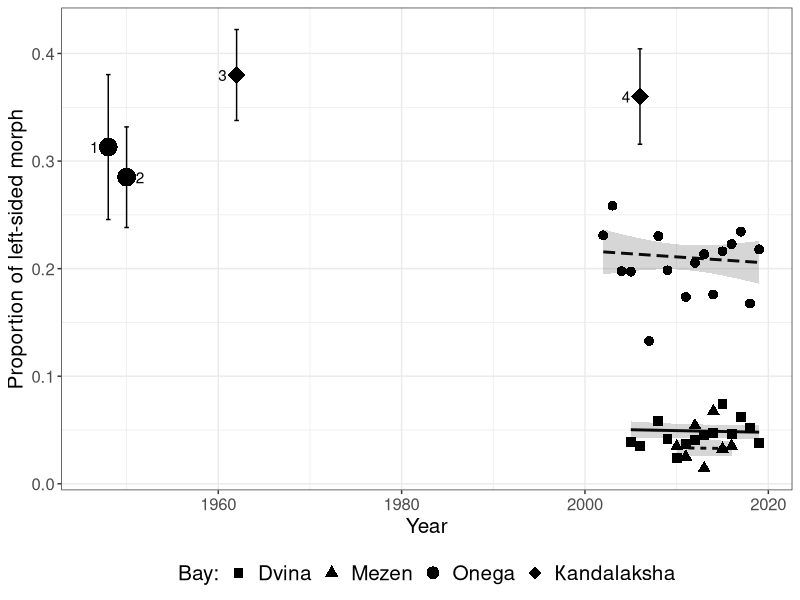
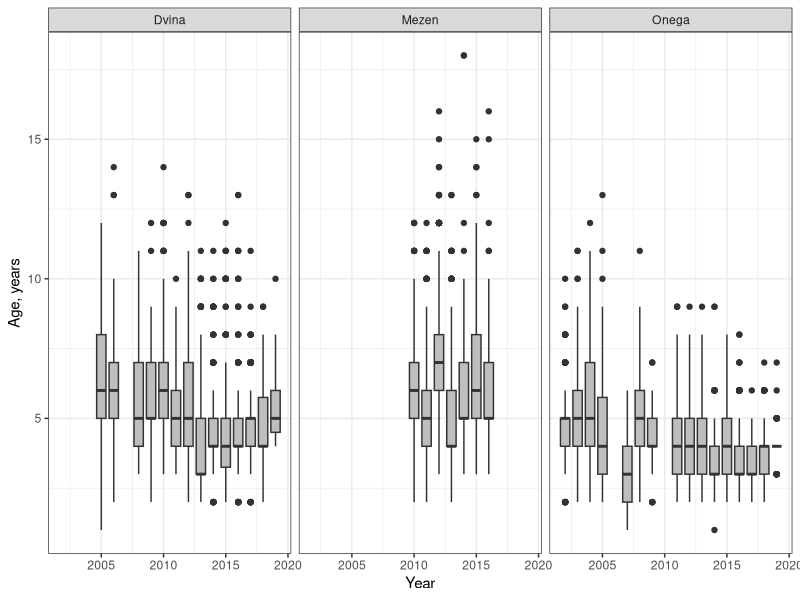

Source code (R) for these figures, in order:
## ---- chunk 1
library(knitr)
opts_chunk$set(echo = FALSE, message = FALSE, warning = FALSE)
                      
## ---- chunk 2
library(dplyr)
library(tidyr)
library(ggplot2)
library(readxl)
library(reshape2)
library(vegan)
library(mgcv)
library(ggrepel)
library(broom)
library(tidyr)

cam <- read_excel("Data/All_length_age_year.xlsx") 
cam_full <- read.table("Data/kambala_long_term_dynamics.csv", sep = ",", header = T, dec = ".")

cam$Orient2 <- ifelse(cam$Orient == "Left", 1, 0)
## ---- chunk 3

left_prop <- cam %>% group_by(Bay, Year) %>% summarise(Left_prop = mean(Orient == "Left"), n = n()) %>% as.data.frame()

year_exclude <- c(2006, 2010)

# left_prop %>% group_by(Bay ) %>% summarise(mean(Left_prop), Sd = sd(Left_prop))

cam <- cam %>% filter(!(Bay == "Onega" &  (Year %in% year_exclude)) )
## ---- chunk 4
cam$Bay <- factor(cam$Bay)

# Mod2 <- gam(Orient2 ~ s(Year, by = Bay) +  Bay, data = cam, family = "binomial")

Mod2 <- glm(Orient2 ~ Year*Bay, data = cam, family = "binomial")

# summary(Mod2)
# drop1(Mod2, test = "Chi")

Mod3 <- glm(Orient2 ~ Year + Bay, data = cam, family = "binomial")



Mod_Dvina <- glm(Orient2 ~ Year, data = cam[cam$Bay == "Dvina", ], family = "binomial")
summary(Mod_Dvina)

Mod_Onega <- glm(Orient2 ~ Year, data = cam[cam$Bay == "Onega", ], family = "binomial")
summary(Mod_Onega)


Mod_Mezen <- glm(Orient2 ~ Year, data = cam[cam$Bay == "Mezen", ], family = "binomial")
summary(Mod_Mezen)



# summary(Mod2)

mydata <- cam %>% group_by(Bay) %>% do(data.frame(Year = seq(min(.$Year), max(.$Year), 1)))


predicted <- predict(Mod3, newdata = mydata, se.fit = T, type = "response")


mydata$Fit = predicted$fit

mydata$SE = predicted$se.fit


left_freq <- cam %>%  group_by(Bay, Year) %>% summarise(Left_prop = mean(Orient2))

historic_data <- data.frame(Bay = c("Onega", "Onega", "Кandalaksha", "Кandalaksha"), Year = c(1950, 1948,  1962, 2006), Left_prop = c(0.285, 0.313,  0.38, 0.36), N = c(358, 182,  507, 450), Source = c(2, 1, 3, 4), shift = c(1.5, rep(-1.5, 3)) )



historic_data$SE <- with(historic_data, sqrt(Left_prop*(1-Left_prop)/N)  ) 


Pl <-
ggplot(mydata, aes(x = Year, y = Fit, group = Bay)) + geom_line(aes(linetype = Bay), size = 1) + 
    geom_ribbon(aes(ymax = Fit + 1.96*SE, ymin = Fit - 1.96*SE), alpha = 0.2) + 
  geom_point(data = left_freq, aes(y = Left_prop, shape = Bay), size = 3, fill = "gray")  + 
  geom_errorbar(data = historic_data, aes(x = Year, y = Left_prop,   ymin = Left_prop - 1.96 * SE, ymax = Left_prop + 1.96 * SE), width = 0.5) + 
  geom_point(data = historic_data, aes(x = Year, y = Left_prop,  shape = Bay), size = 6, fill = "white")+ 
  geom_text(data = historic_data, aes(x = Year + shift, y = Left_prop, label = Source)) +
  labs(x = "Year",  y = "Proportion of left-sided morph", shape = "Bay:") + 
  theme_bw() + 
  scale_shape_manual(values = c(15, 17, 16, 18)) +
  guides(linetype = "none") +
  theme(legend.position = "bottom") +
  guides(shape = guide_legend(override.aes = list(size = c(3, 3, 4, 4) ))) +
  theme(axis.title = element_text(size = 15), legend.text = element_text(size = 15), legend.title = element_text(size = 15), axis.text = element_text(size = 12))


  # ggsave("fig_long-term.tiff", Pl)

Pl

## ---- chunk 5
mod_summary <- tidy(Mod3)

mod_summary[,2:4] <- round (mod_summary[,2:4], 4)

mod_summary[,5] <- round (mod_summary[,5], 4)


kable(mod_summary, col.names = c("Model term", "Parameter", "SE", "Z-statistic", "p-value"), caption = "Table ++. Parameters of model fitted")
## ---- chunk 6

ggplot(cam, aes(x = Year, y = Age, group = Year)) + geom_boxplot(fill = "gray") + facet_wrap(~Bay)  + theme_bw() + labs(y = "Age, years")

## ---- chunk 7
cam %>% group_by(Bay) %>% summarise(N = n())

cam %>% group_by(Bay, Year) %>% summarize(N = n(), Left_prop = mean(Orient2)) %>% as.data.frame()

cam %>% group_by(Bay, Year) %>% summarize(N = n(), Left_prop = mean(Orient2)) %>% as.data.frame() %>% group_by(Bay) %>% summarise(min = min(Left_prop), max = max(Left_prop), mean = mean(Left_prop), SD = sd(Left_prop))


